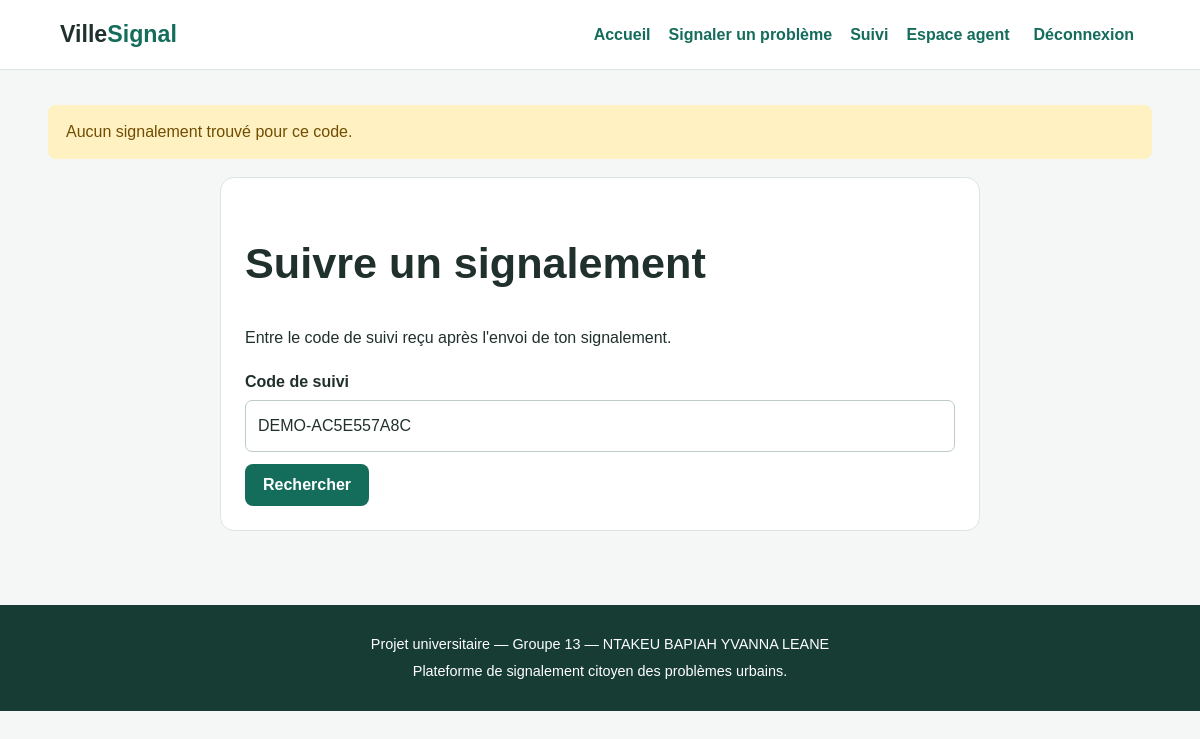
The page /suivi?code=DEMO-AC5E557A8C (signed in) on the database as committed earlier.
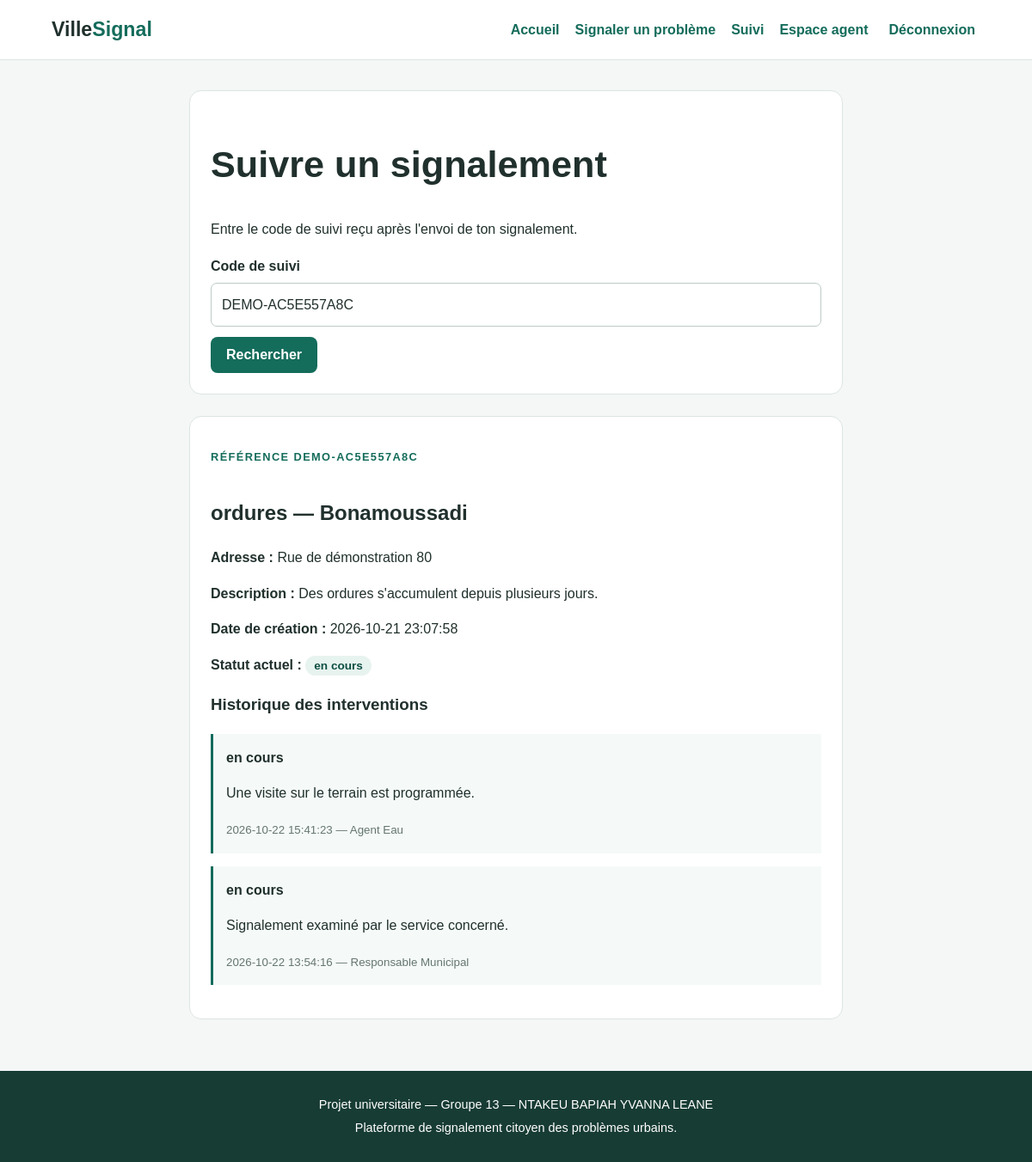
The same page on the database as committed later.
### tables this page shows
CREATE TABLE signalements (
    id INTEGER PRIMARY KEY AUTOINCREMENT,
    categorie_id INTEGER NOT NULL,
    quartier_id INTEGER NOT NULL,
    description TEXT NOT NULL
        CHECK (length(trim(description)) >= 20),
    photo TEXT,
    adresse TEXT NOT NULL,
    telephone_citoyen TEXT NOT NULL,
    date_creation TEXT NOT NULL DEFAULT CURRENT_TIMESTAMP,
    statut TEXT NOT NULL DEFAULT 'nouveau'
        CHECK (statut IN ('nouveau', 'en cours', 'résolu', 'rejeté')),
    code_suivi TEXT NOT NULL UNIQUE,
    motif_rejet TEXT, latitude REAL, longitude REAL,

    FOREIGN KEY (categorie_id)
        REFERENCES categories(id),
    FOREIGN KEY (quartier_id)
        REFERENCES quartiers(id)
);

CREATE TABLE categories (
    id INTEGER PRIMARY KEY AUTOINCREMENT,
    nom TEXT NOT NULL UNIQUE,
    service_responsable TEXT NOT NULL
);

CREATE TABLE quartiers (
    id INTEGER PRIMARY KEY AUTOINCREMENT,
    nom TEXT NOT NULL UNIQUE
);

CREATE TABLE interventions (
    id INTEGER PRIMARY KEY AUTOINCREMENT,
    signalement_id INTEGER NOT NULL,
    agent_id INTEGER NOT NULL,
    date_intervention TEXT NOT NULL DEFAULT CURRENT_TIMESTAMP,
    commentaire TEXT NOT NULL,
    nouveau_statut TEXT NOT NULL
        CHECK (nouveau_statut IN ('nouveau', 'en cours', 'résolu', 'rejeté')),

    FOREIGN KEY (signalement_id)
        REFERENCES signalements(id) ON DELETE CASCADE,
    FOREIGN KEY (agent_id)
        REFERENCES agents(id)
);

CREATE TABLE agents (
    id INTEGER PRIMARY KEY AUTOINCREMENT,
    nom TEXT NOT NULL,
    service TEXT NOT NULL,
    login TEXT NOT NULL UNIQUE,
    mot_de_passe_hash TEXT NOT NULL,
    actif INTEGER NOT NULL DEFAULT 1
        CHECK (actif IN (0, 1))
);

### app.py (the view)
@app.route("/suivi", methods=["GET", "POST"])
def suivi():
    code = request.args.get("code", "").strip().upper()
    if request.method == "POST":
        code = request.form.get("code_suivi", "").strip().upper()
        if not code:
            flash("Entre ton code de suivi.", "warning")
            return redirect(url_for("suivi"))
        return redirect(url_for("suivi", code=code))
    signalement = None
    interventions = []
    if code:
        with get_db() as db:
            signalement = db.execute("""
                SELECT s.*, c.nom AS categorie, q.nom AS quartier
                FROM signalements s
                JOIN categories c ON c.id = s.categorie_id
                JOIN quartiers q ON q.id = s.quartier_id
                WHERE s.code_suivi = ?
            """, (code,)).fetchone()
            if signalement:
                interventions = db.execute("""
                    SELECT i.date_intervention, i.commentaire,
                           i.nouveau_statut, a.nom AS agent
                    FROM interventions i
                    JOIN agents a ON a.id = i.agent_id
                    WHERE i.signalement_id = ?
                    ORDER BY i.date_intervention DESC, i.id DESC
                """, (signalement["id"],)).fetchall()
        if not signalement:
            flash("Aucun signalement trouvé pour ce code.", "warning")
    return render_template(
        "suivi.html", signalement=signalement,
        interventions=interventions, code=code
    )

### app.py (called while the page is built)
def get_db():
    connexion = sqlite3.connect(DB_PATH)
    connexion.row_factory = sqlite3.Row
    connexion.execute("PRAGMA foreign_keys = ON")
    return connexion

### templates/suivi.html (shortened to what this page needs)
{% extends "base.html" %}
{% block content %}
<section class="form-card">
    <h1>Suivre un signalement</h1>
    <p>Entre le code de suivi reçu après l'envoi de ton signalement.</p>
    <form method="post" action="{{ url_for('suivi') }}">
        <label for="code_suivi">Code de suivi</label>
        <input id="code_suivi" name="code_suivi" value="{{ code }}" required placeholder="Ex. 7A2B9C3D4E5F">
        <button class="button" type="submit">Rechercher</button>
    </form>
</section>
{% if signalement %}
<section class="form-card">
    <p class="eyebrow">RÉFÉRENCE {{ signalement.code_suivi }}</p>
    <h2>{{ signalement.categorie }} — {{ signalement.quartier }}</h2>
    <p><strong>Adresse :</strong> {{ signalement.adresse }}</p>
    <p><strong>Description :</strong> {{ signalement.description }}</p>
    <p><strong>Date de création :</strong> {{ signalement.date_creation }}</p>
    <p><strong>Statut actuel :</strong> <span class="tag">{{ signalement.statut }}</span></p>
    <h3>Historique des interventions</h3>
    {% if interventions %}
        <div class="timeline">
        {% for i in interventions %}
            <article>
                <strong>{{ i.nouveau_statut }}</strong>
                <p>{{ i.commentaire }}</p>
                <small>{{ i.date_intervention }} — {{ i.agent }}</small>
            </article>
        {% endfor %}
        </div>
    {% else %}
        <p>Aucune intervention n'a encore été enregistrée.</p>
    {% endif %}
</section>
{% endif %}
{% endblock %}

Rows that differ between the two databases and show on the page:
added signalements: code_suivi "DEMO-AC5E557A8C", adresse "Rue de démonstration 80", description "Des ordures s'accumulent depuis plusieurs jours.", date_creation "2026-10-21 23:07:58", statut "en cours"
now on this page (row unchanged): categories: categorie "ordures"
now on this page (row unchanged): quartiers: quartier "Bonamoussadi"
added interventions: nouveau_statut "en cours", commentaire "Une visite sur le terrain est programmée.", date_intervention "2026-10-22 15:41:23", agent "Agent Eau"
added interventions: nouveau_statut "en cours", commentaire "Signalement examiné par le service concerné.", date_intervention "2026-10-22 13:54:16", agent "Responsable Municipal"
Other text that changed with them:
text now shown: "RÉFÉRENCE — Adresse : Description : Date de création : Statut actuel : Historique des interventions"
list line gone: "Aucun signalement trouvé pour ce code."
